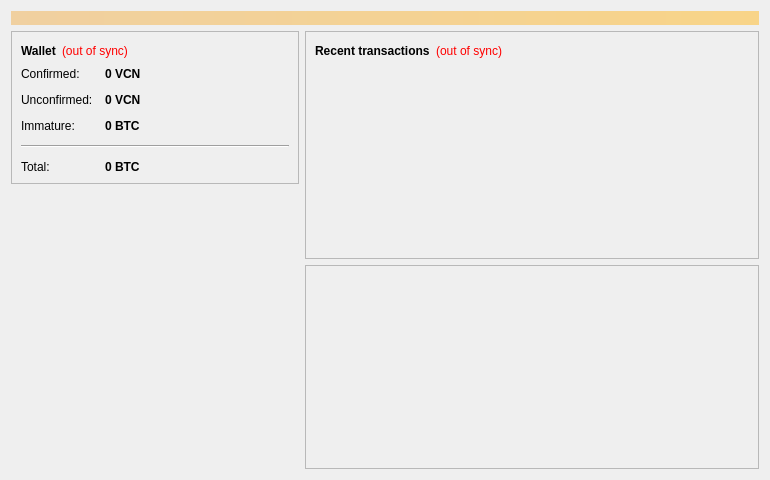
<?xml version="1.0" encoding="UTF-8"?>
<ui version="4.0">
 <class>OverviewPage</class>
 <widget class="QWidget" name="OverviewPage">
  <property name="geometry">
   <rect>
    <x>0</x>
    <y>0</y>
    <width>770</width>
    <height>480</height>
   </rect>
  </property>
  <property name="minimumSize">
   <size>
    <width>770</width>
    <height>480</height>
   </size>
  </property>
  <property name="windowTitle">
   <string>Form</string>
  </property>
  <layout class="QVBoxLayout" name="topLayout">
   <item>
    <widget class="QLabel" name="labelAlerts">
     <property name="visible">
      <bool>false</bool>
     </property>
     <property name="styleSheet">
      <string notr="true">background-color: qlineargradient(x1: 0, y1: 0, x2: 1, y2: 0, stop:0 #F0D0A0, stop:1 #F8D488); color:#000000;</string>
     </property>
     <property name="wordWrap">
      <bool>true</bool>
     </property>
     <property name="margin">
      <number>3</number>
     </property>
    </widget>
   </item>
   <item>
    <layout class="QHBoxLayout" name="horizontalLayout" stretch="1,1">
     <item>
      <layout class="QVBoxLayout" name="verticalLayout_2">
       <item>
        <widget class="QFrame" name="frame">
         <property name="frameShape">
          <enum>QFrame::StyledPanel</enum>
         </property>
         <property name="frameShadow">
          <enum>QFrame::Raised</enum>
         </property>
         <layout class="QVBoxLayout" name="verticalLayout_4">
          <item>
           <layout class="QHBoxLayout" name="horizontalLayout_4">
            <item>
             <widget class="QLabel" name="label_5">
              <property name="font">
               <font>
                <weight>75</weight>
                <bold>true</bold>
               </font>
              </property>
              <property name="text">
               <string>Wallet</string>
              </property>
             </widget>
            </item>
            <item>
             <widget class="QLabel" name="labelWalletStatus">
              <property name="toolTip">
               <string>The displayed information may be out of date. Your wallet automatically synchronizes with the vcoin network after a connection is established, but this process has not completed yet.</string>
              </property>
              <property name="styleSheet">
               <string notr="true">QLabel { color: red; }</string>
              </property>
              <property name="text">
               <string notr="true">(out of sync)</string>
              </property>
              <property name="alignment">
               <set>Qt::AlignLeading|Qt::AlignLeft|Qt::AlignVCenter</set>
              </property>
             </widget>
            </item>
            <item>
             <spacer name="horizontalSpacer_2">
              <property name="orientation">
               <enum>Qt::Horizontal</enum>
              </property>
              <property name="sizeHint" stdset="0">
               <size>
                <width>40</width>
                <height>20</height>
               </size>
              </property>
             </spacer>
            </item>
           </layout>
          </item>
          <item>
           <layout class="QFormLayout" name="formLayout_2">
            <property name="fieldGrowthPolicy">
             <enum>QFormLayout::AllNonFixedFieldsGrow</enum>
            </property>
            <property name="horizontalSpacing">
             <number>12</number>
            </property>
            <property name="verticalSpacing">
             <number>12</number>
            </property>
            <item row="0" column="0">
             <widget class="QLabel" name="label">
              <property name="text">
               <string>Confirmed:</string>
              </property>
             </widget>
            </item>
            <item row="0" column="1">
             <widget class="QLabel" name="labelBalance">
              <property name="font">
               <font>
                <weight>75</weight>
                <bold>true</bold>
               </font>
              </property>
              <property name="cursor">
               <cursorShape>IBeamCursor</cursorShape>
              </property>
              <property name="toolTip">
               <string>Your current spendable balance</string>
              </property>
              <property name="text">
               <string notr="true">0 VCN</string>
              </property>
              <property name="textInteractionFlags">
               <set>Qt::LinksAccessibleByMouse|Qt::TextSelectableByKeyboard|Qt::TextSelectableByMouse</set>
              </property>
             </widget>
            </item>
            <item row="1" column="0">
             <widget class="QLabel" name="label_3">
              <property name="text">
               <string>Unconfirmed:</string>
              </property>
             </widget>
            </item>
            <item row="1" column="1">
             <widget class="QLabel" name="labelUnconfirmed">
              <property name="font">
               <font>
                <weight>75</weight>
                <bold>true</bold>
               </font>
              </property>
              <property name="cursor">
               <cursorShape>IBeamCursor</cursorShape>
              </property>
              <property name="toolTip">
               <string>Total of transactions that have yet to be confirmed, and do not yet count toward the spendable balance</string>
              </property>
              <property name="text">
               <string notr="true">0 VCN</string>
              </property>
              <property name="textInteractionFlags">
               <set>Qt::LinksAccessibleByMouse|Qt::TextSelectableByKeyboard|Qt::TextSelectableByMouse</set>
              </property>
             </widget>
            </item>
            <item row="2" column="0">
             <widget class="QLabel" name="labelImmatureText">
              <property name="text">
               <string>Immature:</string>
              </property>
             </widget>
            </item>
            <item row="2" column="1">
             <widget class="QLabel" name="labelImmature">
              <property name="font">
               <font>
                <weight>75</weight>
                <bold>true</bold>
               </font>
              </property>
              <property name="toolTip">
               <string>Mined balance that has not yet matured</string>
              </property>
              <property name="text">
               <string notr="true">0 BTC</string>
              </property>
              <property name="textInteractionFlags">
               <set>Qt::LinksAccessibleByMouse|Qt::TextSelectableByKeyboard|Qt::TextSelectableByMouse</set>
              </property>
             </widget>
            </item>
            <item row="3" column="0" colspan="2">
             <widget class="Line" name="line">
              <property name="orientation">
               <enum>Qt::Horizontal</enum>
              </property>
             </widget>
            </item>
            <item row="4" column="0">
             <widget class="QLabel" name="labelTotalText">
              <property name="text">
               <string>Total:</string>
              </property>
             </widget>
            </item>
            <item row="4" column="1">
             <widget class="QLabel" name="labelTotal">
              <property name="font">
               <font>
                <weight>75</weight>
                <bold>true</bold>
               </font>
              </property>
              <property name="cursor">
               <cursorShape>IBeamCursor</cursorShape>
              </property>
              <property name="toolTip">
               <string>Your current total balance</string>
              </property>
              <property name="text">
               <string notr="true">0 BTC</string>
              </property>
              <property name="textInteractionFlags">
               <set>Qt::LinksAccessibleByMouse|Qt::TextSelectableByKeyboard|Qt::TextSelectableByMouse</set>
              </property>
             </widget>
            </item>
           </layout>
          </item>
         </layout>
        </widget>
       </item>
       <item>
        <spacer name="verticalSpacer">
         <property name="orientation">
          <enum>Qt::Vertical</enum>
         </property>
         <property name="sizeHint" stdset="0">
          <size>
           <width>20</width>
           <height>40</height>
          </size>
         </property>
        </spacer>
       </item>
       <item>
        <widget class="QLabel" name="label_2">
         <property name="text">
          <string/>
         </property>
         <property name="pixmap">
          <pixmap resource="../bitcoin.qrc">:/icons/bitcoin</pixmap>
         </property>
        </widget>
       </item>
      </layout>
     </item>
     <item>
      <layout class="QVBoxLayout" name="verticalLayout_3">
       <item>
        <widget class="QFrame" name="frame_2">
         <property name="frameShape">
          <enum>QFrame::StyledPanel</enum>
         </property>
         <property name="frameShadow">
          <enum>QFrame::Raised</enum>
         </property>
         <layout class="QVBoxLayout" name="verticalLayout">
          <item>
           <layout class="QHBoxLayout" name="horizontalLayout_2">
            <item>
             <widget class="QLabel" name="label_4">
              <property name="text">
               <string>&lt;b&gt;Recent transactions&lt;/b&gt;</string>
              </property>
             </widget>
            </item>
            <item>
             <widget class="QLabel" name="labelTransactionsStatus">
              <property name="toolTip">
               <string>The displayed information may be out of date. Your wallet automatically synchronizes with the vcoin network after a connection is established, but this process has not completed yet.</string>
              </property>
              <property name="styleSheet">
               <string notr="true">QLabel { color: red; }</string>
              </property>
              <property name="text">
               <string notr="true">(out of sync)</string>
              </property>
              <property name="alignment">
               <set>Qt::AlignRight|Qt::AlignTrailing|Qt::AlignVCenter</set>
              </property>
             </widget>
            </item>
            <item>
             <spacer name="horizontalSpacer">
              <property name="orientation">
               <enum>Qt::Horizontal</enum>
              </property>
              <property name="sizeHint" stdset="0">
               <size>
                <width>40</width>
                <height>20</height>
               </size>
              </property>
             </spacer>
            </item>
           </layout>
          </item>
          <item>
           <widget class="QListView" name="listTransactions">
            <property name="styleSheet">
             <string notr="true">QListView { background: transparent; }</string>
            </property>
            <property name="frameShape">
             <enum>QFrame::NoFrame</enum>
            </property>
            <property name="verticalScrollBarPolicy">
             <enum>Qt::ScrollBarAlwaysOff</enum>
            </property>
            <property name="horizontalScrollBarPolicy">
             <enum>Qt::ScrollBarAlwaysOff</enum>
            </property>
            <property name="selectionMode">
             <enum>QAbstractItemView::NoSelection</enum>
            </property>
           </widget>
          </item>
         </layout>
        </widget>
       </item>
       <item>
        <widget class="QFrame" name="diffplotframe">
         <property name="frameShape">
          <enum>QFrame::StyledPanel</enum>
         </property>
         <property name="frameShadow">
          <enum>QFrame::Raised</enum>
         </property>
         <layout class="QVBoxLayout" name="verticalLayout_31">
          <property name="leftMargin">
           <number>1</number>
          </property>
          <property name="topMargin">
           <number>1</number>
          </property>
          <property name="rightMargin">
           <number>1</number>
          </property>
          <property name="bottomMargin">
           <number>1</number>
          </property>
          <item>
           <layout class="QHBoxLayout" name="horizontalLayout_3">
            <item>
             <widget class="QCustomPlot" name="diffplot" native="true">
              <property name="minimumSize">
               <size>
                <width>450</width>
                <height>200</height>
               </size>
              </property>
             </widget>
            </item>
           </layout>
          </item>
         </layout>
        </widget>
       </item>
      </layout>
     </item>
    </layout>
   </item>
  </layout>
 </widget>
 <customwidgets>
  <customwidget>
   <class>QCustomPlot</class>
   <extends>QWidget</extends>
   <header>qt/qcustomplot.h</header>
   <container>1</container>
  </customwidget>
 </customwidgets>
 <resources>
  <include location="../bitcoin.qrc"/>
 </resources>
 <connections/>
</ui>
